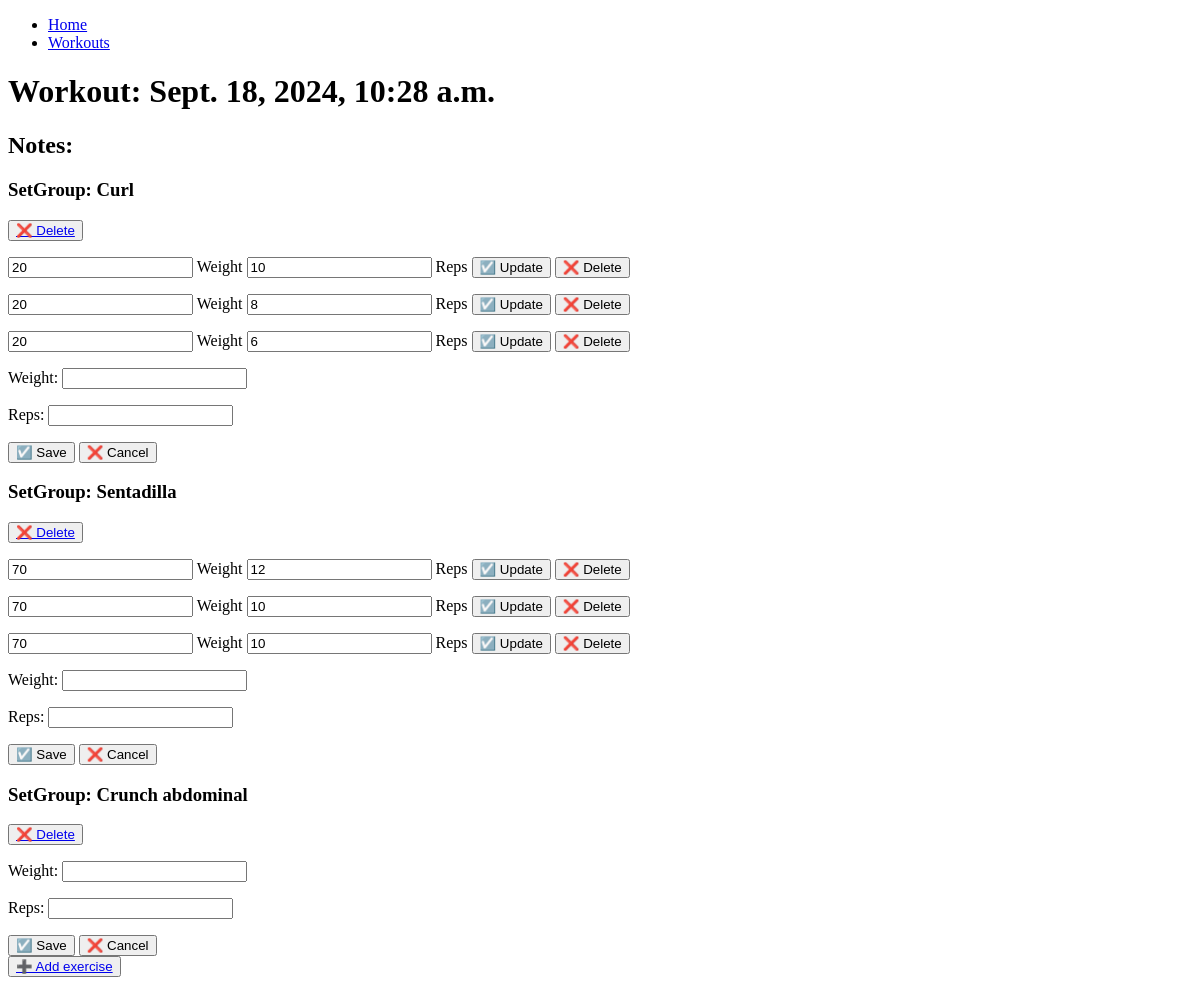
The page /workouts/1 on the database as committed earlier.
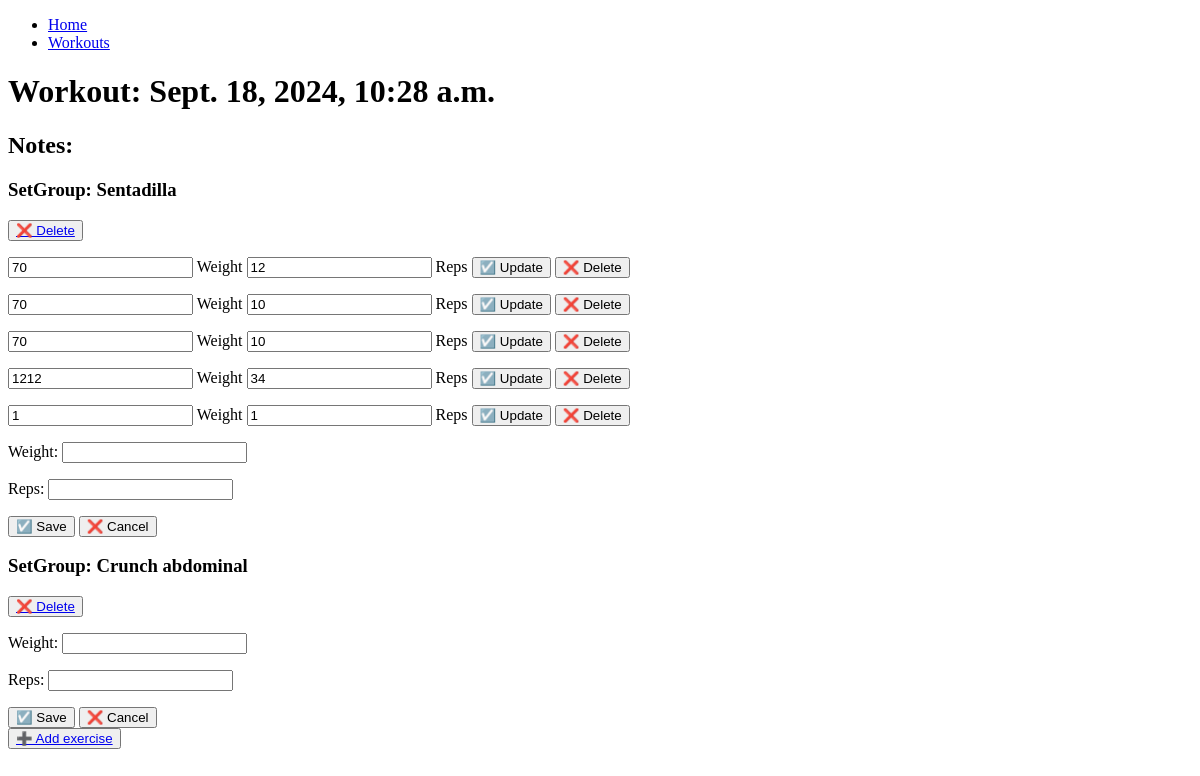
The same page on the database as committed later.
### myapp/models.py (models this page shows, shortened)
class workout(models.Model):
    user = models.ForeignKey(User, on_delete=models.CASCADE)
    notes = models.TextField(max_length=200, blank=True, null=True)
    created_at = models.DateTimeField(default=datetime.now)

class setgroup(models.Model):
    workout = models.ForeignKey('workout', on_delete=models.CASCADE)
    exercise = models.ForeignKey('exercise', on_delete=models.DO_NOTHING)
    superset = models.ForeignKey('superset', on_delete=models.DO_NOTHING, blank=True, null=True)
    order = models.IntegerField(default=1)
    notes = models.TextField(max_length=200, blank=True, null=True)
    class Meta:
        unique_together = ('workout', 'order')

class exercise(models.Model):
    WEIGHT_REPS = 'W_R'
    DISTANCE_TIME = 'D_T'
    WEIGHT_DISTANCE = 'W_D'
    WEIGHT_TIME = 'W_T'
    REPS_DISTANCE = 'R_D'
    REPS_TIME = 'R_T'
    WEIGHT = 'W'
    REPS = 'R'
    DISTANCE = 'D'
    TIME = 'T'
    EXERCISE_TYPE_CHOICES = (
        (WEIGHT_REPS, 'Weight and Reps'),
        (DISTANCE_TIME, 'Distance and Time'),
        (WEIGHT_DISTANCE, 'Weight and Distance'),
        (WEIGHT_TIME, 'Weight and Time'),
        (REPS_DISTANCE, 'Reps and Distance'),
        (REPS_TIME, 'Reps and Time'),
        (WEIGHT, 'Weight'),
        (REPS, 'Reps'),
        (DISTANCE, 'Distance'),
        (TIME, 'Time'),
    )
    muscle = models.ManyToManyField('muscle')
    name = models.CharField(unique=True, max_length=100)
    description = models.TextField(max_length=200, blank=True, null=True)
    type = models.CharField(max_length=3, choices=EXERCISE_TYPE_CHOICES, default=WEIGHT_REPS)
    active = models.BooleanField(default=True)

class set(models.Model):
    setgroup = models.ForeignKey('setgroup', on_delete=models.CASCADE, blank=True, null=True)
    reps = models.IntegerField(blank=True, null=True)
    weight = models.IntegerField(blank=True, null=True)
    time = models.IntegerField(blank=True, null=True)
    distance = models.FloatField(blank=True, null=True)
    rir = models.IntegerField(default=1)
    notes = models.TextField(max_length=200, blank=True, null=True)
    date = models.DateField(auto_now_add=True)

### myapp/views.py (the view)
# urls.py: path('workouts/<int:id>', views.workout_detail, name='workout_detail'),
def workout_detail(request, id):
    if request.method == 'POST':
        set.objects.create(
            setgroup_id=request.POST['setgroup_id'], reps=request.POST['reps'], weight=request.POST['weight']
        )
        print(request.POST)
        return redirect('workout_detail', id)
    elif request.method == 'GET':
        workout_object = workout.objects.get(id=id)
        order = setgroup.objects.filter(workout=workout_object).count() + 1
        return render(request, 'workouts/detail.html', {
            'workout': workout_object,
            'order': order,
            'set_form': CreateSetForm()
            })

### myapp/forms.py
class CreateSetForm(forms.ModelForm):
    class Meta:
        model = set
        fields = ['weight', 'reps']

### myapp/templates/workouts/detail.html (shortened to what this page needs)
{% extends 'layouts/base.html' %}
{% block content %}
<h1>Workout: {{workout.created_at}}</h1>
<h2>Notes: {{workout.notes}}</h2>
{% for setgroup in workout.setgroup_set.all %}
<h3>SetGroup: {{setgroup.exercise.name}}</h3>
<button><a href="{% url 'setgroup_delete' setgroup.id %}">❌ Delete</a></button>
{% for set in setgroup.set_set.all %}
<p>
    <input type="num" name="weight" value="{{set.weight}}">
    <label for="weight">Weight</label>
    <input type="num" name="reps" value="{{set.reps}}">
    <label for="reps">Reps</label>
    <button>☑️ Update</a></button>
    <button>❌ Delete</a></button>
</p>
{% endfor %}
<form method="post">
    {{ set_form.as_p }}
    <button name="submit_set" type="submit">☑️ Save </button>
    <button>❌ Cancel </a></button>
</form>
{% endfor %}
<button><a href="{% url 'create_setgroup' workout.id order %}">➕ Add exercise</a></button>
{% endblock content %}

### myapp/templates/layouts/base.html (shortened to what this page needs)
{% load static %}
<!DOCTYPE html>
<html lang="en">
<head>
</head>
<body>
  <nav>
    <ul>
      <li><a href="{% url 'index' %}">Home</a></li>
      <li><a href="{% url 'workouts' %}">Workouts</a></li>
    </ul>
  </nav>
  {% block content %}
  {% endblock content %}
</body>
</html>

Rows that differ between the two databases and show on the page:
removed setgroup: exercise.name "Curl"
removed set: weight "20", reps "10", shown under "Curl"
removed set: weight "20", reps "8", shown under "Curl"
removed set: weight "20", reps "6", shown under "Curl"
added set: weight "1212", reps "34", shown under setgroup "Sentadilla"
added set: weight "1", reps "1", shown under setgroup "Sentadilla"
